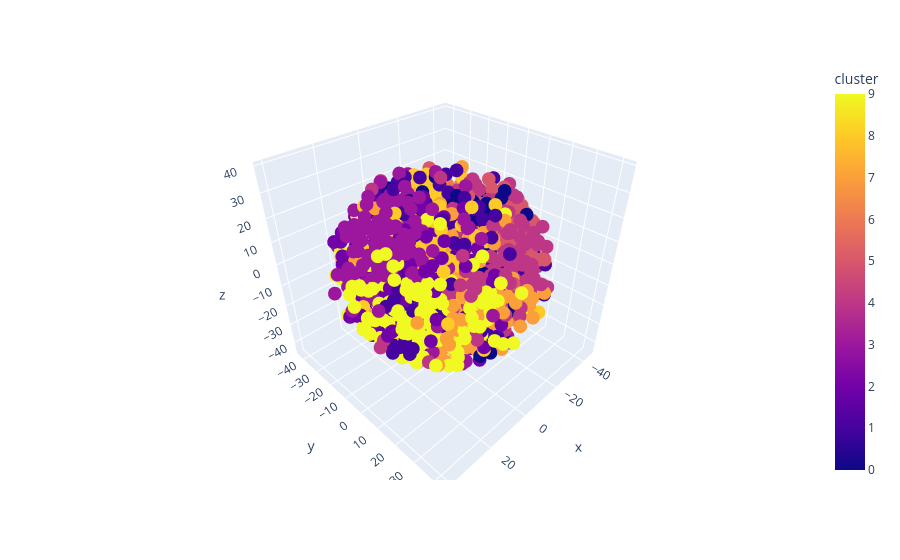

Notebook code cell kept with this figure:
### Code cell
fig = px.scatter_3d(df_hist, x='x', y='y', z='z', color='cluster')
fig.show()

### Figure 1 — Plotly figure (JSON) as saved in the notebook; plotly's stock layout.template omitted (floating-point values rounded to 4 significant figures; data arrays with more than 128 entries replaced by an {"elided": "..."} marker saying what was removed)
{"data": [{"hovertemplate": "x=%{x}<br>y=%{y}<br>z=%{z}<br>cluster=%{marker.color}<extra></extra>", "legendgroup": "", "marker": {"color": {"elided": "1797 int values"}, "coloraxis": "coloraxis", "symbol": "circle"}, "mode": "markers", "name": "", "scene": "scene", "showlegend": false, "type": "scatter3d", "x": {"elided": "1797 float values"}, "y": {"elided": "1797 float values"}, "z": {"elided": "1797 float values"}}], "layout": {"coloraxis": {"colorbar": {"title": {"text": "cluster"}}, "colorscale": [[0, "#0d0887"], [0.1111, "#46039f"], [0.2222, "#7201a8"], [0.3333, "#9c179e"], [0.4444, "#bd3786"], [0.5556, "#d8576b"], [0.6667, "#ed7953"], [0.7778, "#fb9f3a"], [0.8889, "#fdca26"], [1, "#f0f921"]]}, "legend": {"tracegroupgap": 0}, "margin": {"t": 60}, "scene": {"domain": {"x": [0, 1], "y": [0, 1]}, "xaxis": {"title": {"text": "x"}}, "yaxis": {"title": {"text": "y"}}, "zaxis": {"title": {"text": "z"}}}}}
